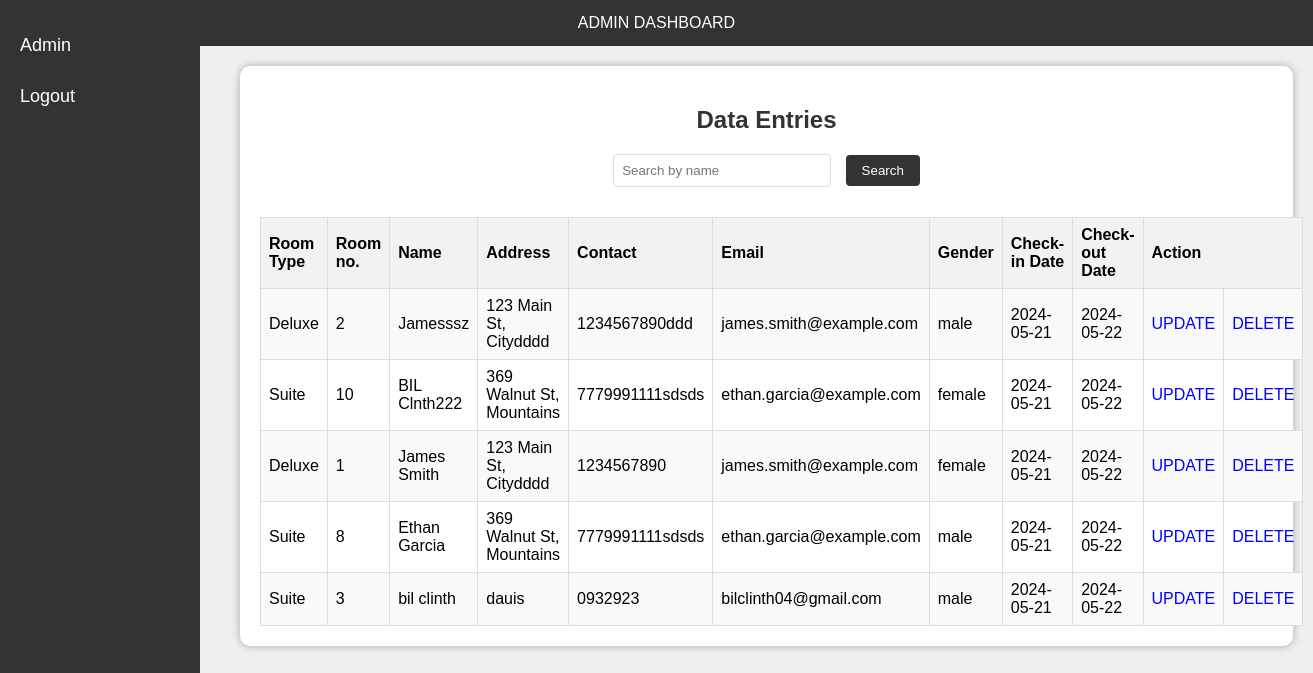
/Admin.php, run on the app's committed database.
### tables this page shows
CREATE TABLE `guests` (
  `id` int(11) NOT NULL,
  `roomtype` varchar(11) NOT NULL,
  `roomnumb` int(11) NOT NULL,
  `name` varchar(30) NOT NULL,
  `address` varchar(30) NOT NULL,
  `contact` varchar(30) NOT NULL,
  `email` varchar(30) NOT NULL,
  `gender` varchar(30) NOT NULL,
  `check_in_date` date NOT NULL,
  `check_out_date` date NOT NULL
);

### Admin.php (the view, shortened to what this page needs)
<!DOCTYPE html>
<html lang="en">
<head>
</head>
<body>
<div class="navbar">
    ADMIN DASHBOARD
</div>
<div class="sidebar">
    <a href="Admin.php">Admin</a>
    <a href="logout.php">Logout</a>
</div>
<div class="main-content">
    <div class="table-container">
        <h2>Data Entries</h2>
        <form class="search-form" method="GET" action="">
            <input type="text" name="q" placeholder="Search by name">
            <button type="submit">Search</button>
        </form>
        <table>
            <tr>
                <th>Room Type</th>
                <th>Room no.</th>
                <th>Name</th>
                <th>Address</th>
                <th>Contact</th>
                <th>Email</th>
                <th>Gender</th>
                <th>Check-in Date</th>
                <th>Check-out Date</th>
                <th colspan="2">Action</th>
            </tr>
            <?php
            $servername = "localhost";
            $username = "root";
            $password = "";
            $dbname = "hotel";
            $conn = new mysqli($servername, $username, $password, $dbname);
            $search = isset($_GET['q']) ? $_GET['q'] : '';
            if ($search) {
                $sql = "SELECT roomtype, roomnumb, name, address, contact, email, gender, check_in_date, check_out_date FROM guests WHERE name LIKE ?";
                $stmt = $conn->prepare($sql);
                $search_param = "%" . $search . "%";
                $stmt->bind_param("s", $search_param);
            } else {
                $sql = "SELECT roomtype, roomnumb, name, address, contact, email, gender, check_in_date, check_out_date FROM guests";
                $stmt = $conn->prepare($sql);
            }
            $stmt->execute();
            $result = $stmt->get_result();
            if ($result && $result->num_rows > 0) {
                while ($row = $result->fetch_assoc()) {
                    echo "<tr>";
                    echo "<td>" . $row['roomtype'] . "</td>";
                    echo "<td>" . $row['roomnumb'] . "</td>";
                    echo "<td>" . $row['name'] . "</td>";
                    echo "<td>" . $row['address'] . "</td>";
                    echo "<td>" . $row['contact'] . "</td>";
                    echo "<td>" . $row['email'] . "</td>";
                    echo "<td>" . $row['gender'] . "</td>";
                    echo "<td>" . $row['check_in_date'] . "</td>";
                    echo "<td>" . $row['check_out_date'] . "</td>";
                    echo "<td class='action-links'><a href='update_delete.php?edit=" . $row['roomtype'] . "'>UPDATE</a></td>";
                    echo "<td class='action-links'><a href='delete.php?delete=" . $row['roomtype'] . "'>DELETE</a></td>";
                    echo "</tr>";
                }
            } else {
                echo "<tr><td colspan='11'>No data found</td></tr>";
            }
            ?>
        </table>
    </div>
</div>
</body>
</html>

### Admin.php (style rules this page uses)
body { font-family: Arial, sans-serif; margin: 0; padding: 0; background-color: #f0f0f0; }
.navbar { background-color: #333; overflow: hidden; color: white; padding: 14px 20px; text-align: center; }
.sidebar { height: 100%; width: 200px; position: fixed; top: 0; left: 0; background-color: #333; padding-top: 20px; }
.sidebar a { padding: 15px 20px; text-decoration: none; font-size: 18px; color: white; display: block; }
.main-content { margin-left: 220px; padding: 20px; background-color: #f0f0f0; height: 100vh; }
h1, h2 { text-align: center; color: #333; }
.form-container, .table-container { background: white; padding: 20px; border-radius: 10px; box-shadow: 0 0 10px rgba(0, 0, 0, 0.3); margin-bottom: 20px; }
input[type="text"], input[type="number"], input[type="submit"] { width: calc(100% - 22px); padding: 10px; border: 1px solid #ddd; border-radius: 4px; margin-bottom: 10px; }
table { width: 100%; border-collapse: collapse; }
th, td { border: 1px solid #ddd; padding: 8px; text-align: left; }
th { background-color: #f2f2f2; }
tr:nth-child(even) { background-color: #f9f9f9; }
.search-form { margin: 20px 0; text-align: center; }
.search-form input[type="text"] { padding: 8px; border: 1px solid #ddd; border-radius: 4px; width: 200px; }
.search-form button { padding: 8px 16px; background-color: #333; color: white; border: none; border-radius: 4px; cursor: pointer; margin-left: 10px; }
.action-links a { color: blue; text-decoration: none; }

### data on the page
guests: roomtype "Deluxe", roomnumb "2", name "Jamesssz", address "123 Main St, Citydddd", contact "1234567890ddd", email "james.smith@example.com", gender "male", check_in_date "2024-05-21", check_out_date "2024-05-22"
guests: roomtype "Suite", roomnumb "10", name "BIL Clnth222", address "369 Walnut St, Mountains", contact "7779991111sdsds", email "ethan.garcia@example.com", gender "female", check_in_date "2024-05-21", check_out_date "2024-05-22"
guests: roomtype "Deluxe", roomnumb "1", name "James Smith", address "123 Main St, Citydddd", contact "1234567890", email "james.smith@example.com", gender "female", check_in_date "2024-05-21", check_out_date "2024-05-22"
guests: roomtype "Suite", roomnumb "8", name "Ethan Garcia", address "369 Walnut St, Mountains", contact "7779991111sdsds", email "ethan.garcia@example.com", gender "male", check_in_date "2024-05-21", check_out_date "2024-05-22"
guests: roomtype "Suite", roomnumb "3", name "bil clinth", address "dauis", contact "0932923", email "bilclinth04@gmail.com", gender "male", check_in_date "2024-05-21", check_out_date "2024-05-22"
